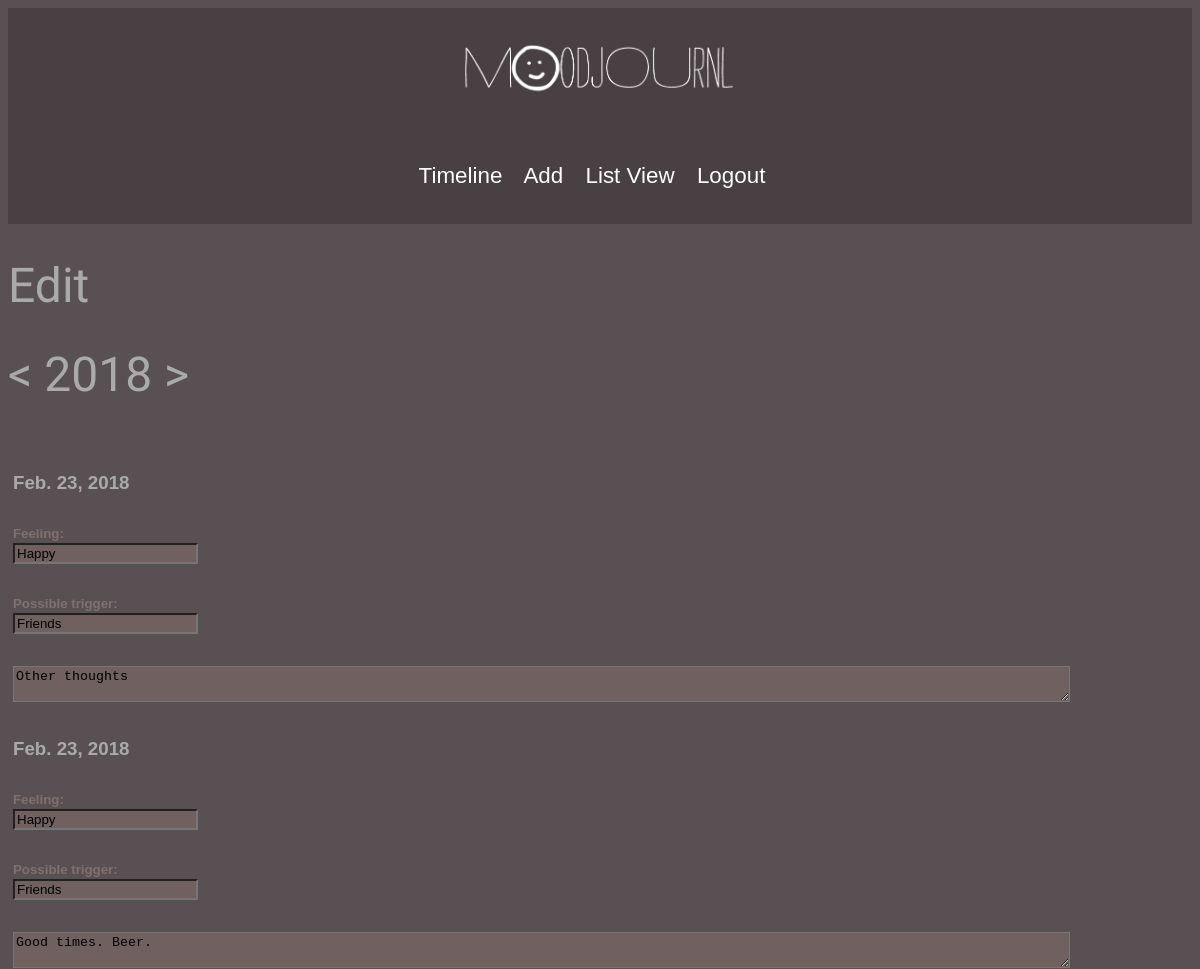
Before: /edit/ (signed in, upper part) with the older database file.
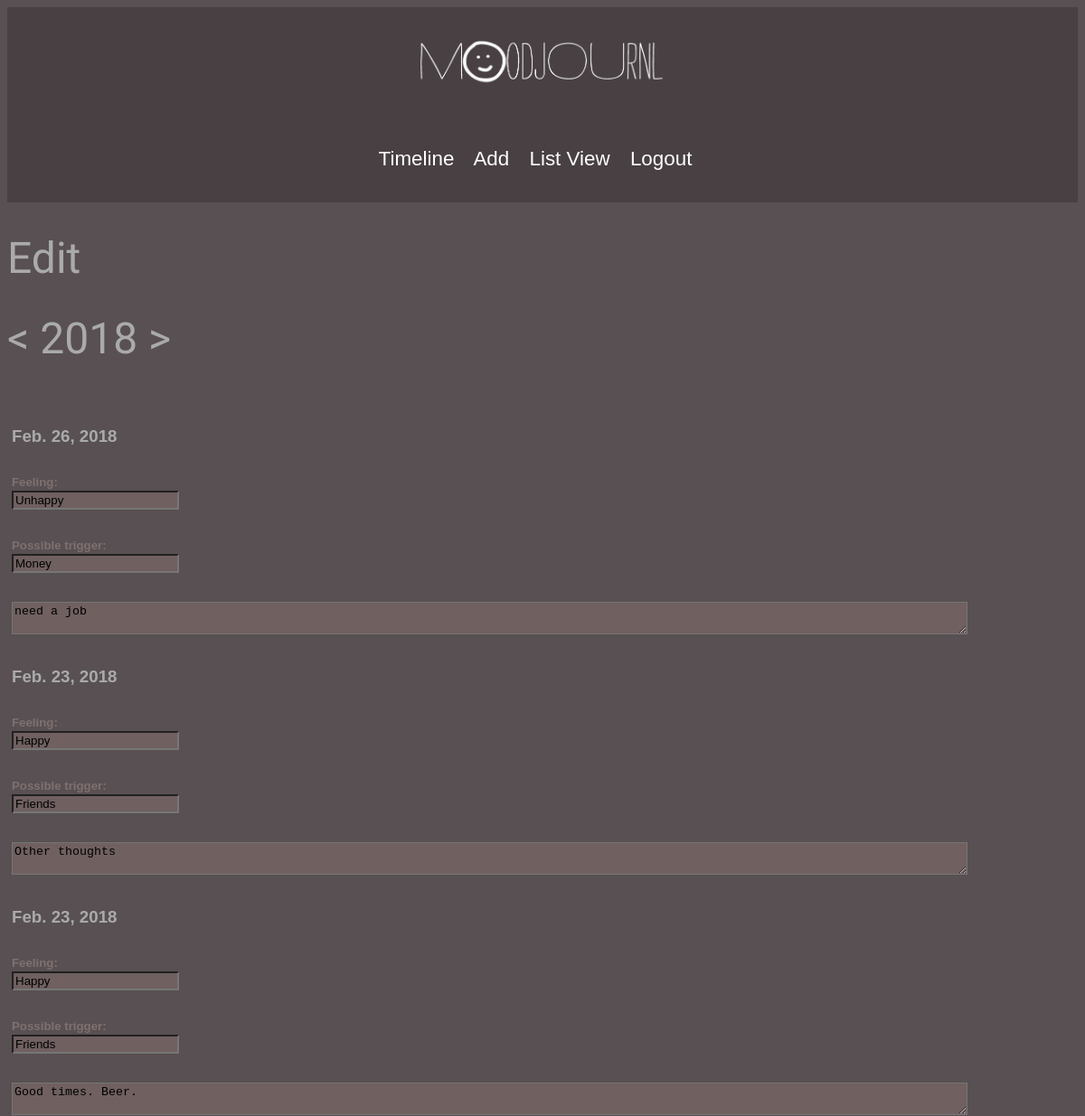
After: the same page with the newer database file.
### mood/models.py (models this page shows, shortened)
class Feeling(models.Model):
    feeling = models.CharField(max_length=200)
    trigger = models.CharField(max_length=100, default="")
    trigger2 = models.CharField(max_length=100, default="")
    trigger3 = models.CharField(max_length=100, default="")
    journal = models.TextField()
    date = models.BigIntegerField(default=0)
    user = models.ForeignKey(User, on_delete=models.CASCADE, blank=False, null=False)

### mood/views.py (the view)
# urls.py: path('edit/', views.edit_all, name="edit"),
def edit_all(request):
    if not request.user or not request.user.is_authenticated:
        print("not auth")
        return redirect("login")
    feeling_set = Feeling.objects.filter(user_id=request.user.id)
    feeling_arr = []
    feeling_set = sorted(feeling_set, key=lambda feel: feel.date, reverse=True)
    for f in feeling_set:
        f.date = datetime.date.fromtimestamp(f.date/1000.0)
        feeling_arr.append(f)
    return render(request, "edit_all.html", { "feeling_data": feeling_arr, "questions": questions, "triggers_ordered" : triggers_ordered, } )

### mood/templates/edit_all.html (shortened to what this page needs)
{% extends 'base.html' %}
{%block content%}
<div class="pure-g">
   <div class="pure-u-3-5">
      <h1>Edit</h1>
   </div>
   <div class="pure-u-1-5">
      <h1>&lt; 2018 &gt;</h1>
   </div>
</div>
<div class="pure-g editall-form padding-5">
   <div class="pure-u-1 pure-u-md-3-5">
      <form>
         {% for i in feeling_data %}
         <div class="clickset spacer-bottom" id="{{i.id}}">
            <div class="pure-g">
               <div class="pure-u-1 pure-u-md-1-3 spacer-top">
                  <h3>{{i.date}}</h3>
               </div>
               <div class="pure-u-1 pure-u-md-1-3 spacer-top">
                  <h5>Feeling:</h5><input type="text" value="{{i.feeling}}">
               </div>
               <div class="pure-u-1 pure-u-md-1-3 spacer-top">
                  <h5>Possible trigger:</h5><input type="text" value="{{i.trigger}}">
               </div>
            </div>
            <div class="pure-g spacer-bottom spacer-top">
               <div class="pure-u-1">
                  <textarea type="text" cols="90">{{i.journal}}</textarea>
               </div>
            </div>
         </div>
         {%endfor%}
      </form>
   </div>
</div>
{%endblock%}

### mood/templates/base.html (shortened to what this page needs)
{% load static %}
<!DOCTYPE html>
<html>
   <head>
      <link rel="stylesheet" type="text/css" href="{% static 'style.css' %}">
      <link rel="stylesheet" href="https://unpkg.com/purecss@1.0.0/build/pure-min.css">
      <link rel="stylesheet" href="https://unpkg.com/purecss@1.0.0/build/grids-responsive-min.css">
   </head>
   <body>
      {% include "navbar.html" %}
      <div class="container">
         {% block content %}
         {% endblock%}
      </div>
   </body>
</html>

### mood/templates/navbar.html (shortened to what this page needs)
{% load static %}
<nav class="pure-g">
   <div class="pure-u-1 pure-u-md-1-3 text-center">
      <a class="" href="/"><img src={% static "img/logo1.png" %} width="300"></a>
   </div>
   <div class="pure-u-1 pure-u-md-1-3 text-center">
      <a class="spacer-right" href="/timeline">Timeline</a>
      <a class="spacer-right" href="/">Add</a>
      <a class="spacer-right" href="/edit">List View</a>
      {% if user.is_authenticated %}
      <a class="spacer-right" href="/logout">Logout</a>
      {% else %}
      <a class="spacer-right" href="/login">Login</a>
      {% endif %}
   </div>
</nav>

### mood/static/style.css (style rules this page uses)
body { color: #aaa; background-color: #585052; font-family: 'Libre Franklin:200,400,700', sans-serif; font-weight: 200; }
nav { font-size: 1.4rem; padding: 1.0rem; color: #fff; background-color: #484042; margin-bottom: 2rem; }
nav a { color: #fff; text-decoration: none; line-height: 4rem; }
.spacer-bottom { margin-bottom: 2rem; }
.spacer-top { margin-top: 2rem; }
.spacer-right { margin-right: 1rem; }
.text-center { text-align: center; }
.padding-5 { padding: 5px; }
h1 { font-weight: 100; font-family: 'Amatic SC', sans-serif; font-size: 3.0rem; }
.clickset input { background-color: #706060; }
.clickset textarea { background-color: #706060; }
.editall-form textarea { background-color: #706060; -webkit-box-sizing: border-box; -moz-box-sizing: border-box; box-sizing: border-box; max-width: 100%; width: 90%; }
.editall-form h3, h5 { margin: 2px 0 2px 0; }
.editall-form h5 { color: #807070; }

Changed rows visible on the page:
added Feeling: date "Feb. 26, 2018", feeling "Unhappy", trigger "Money", journal "need a job"
